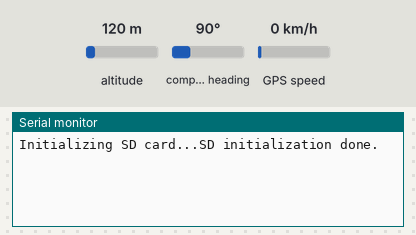
Simulated run of this sketch. Board: Arduino Mega 2560, built with avr-gcc and run on an emulated ATmega2560. Shown: the last lines printed to the serial monitor. The test bench sets the inputs (shaded band); at power-on: altitude 120 m, GPS speed 0 km/h, compass heading 90°. The local clock reads 2024-03-15 10:24:30 at power-on unless the sketch sets it; storage starts empty; the GPS gets a fix after 3 s at 37.7749, -122.4194 with 8 satellites.

Above: at 1.9 s.
2.0 s: altitude set to 20 m
At 4.8 s:
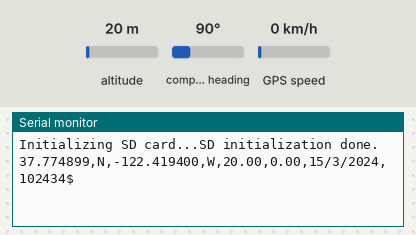
6.3 s: GPS speed set to 2 km/h
At 7.6 s:
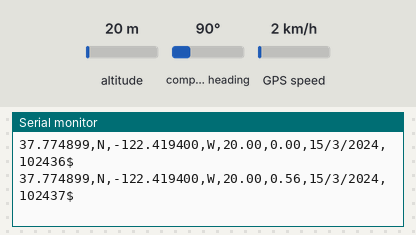
7.8 s: altitude set to 250 m
At 8.4 s:
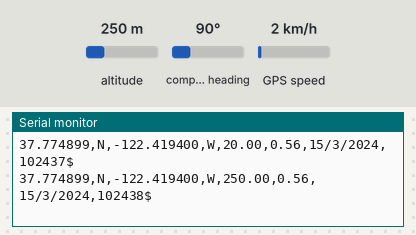

The sketch:

SavingGPSToSD.ino
```cpp
#include <TinyGPS++.h>
//This is the SD card read/write library

#include <SPI.h>
#include <SD.h>

const String fileName = "GPSData.txt";

//RTC
#include <Wire.h>
#include "RTClib.h"

RTC_PCF8523 rtc;

/*
   This sample sketch demonstrates the normal use of a TinyGPS++ (TinyGPSPlus) object.
   It requires the use of SoftwareSerial, and assumes that you have a
   4800-baud serial GPS device hooked up on pins 4(rx) and 3(tx).
*/
//NOTE PIN LOCATION
static const int RXPin = 5, TXPin = 3;
static const uint32_t GPSBaud = 9600;

// The TinyGPS++ object
TinyGPSPlus gps;

// file object instantiated

File myFile;

unsigned long previousMillis = 0;

const long interval = 1000;

void setup()
{
  Serial.begin(9600);
  Serial1.begin(GPSBaud);

  while (!Serial)
  {
    ; // wait for serial port to connect. Needed for native USB port only
  }

  Serial.print("Initializing SD card...");

  if (!SD.begin(10))
  {
    Serial.println("initialization failed!");
    while (1)
      ;
  }
  //this will remove the file if it exists to start fresh for a new recording
  if(SD.exists(fileName)){
    SD.remove(fileName);
    }
  Serial.println("SD initialization done.");

  rtc.begin();


}

void loop()
{
  //this wraps the whole funciton delaying the data input
  unsigned long currentMillis = millis();
  if (currentMillis - previousMillis >= interval)
  {
    previousMillis = currentMillis;
    //RTC date object
    DateTime now = rtc.now();

    while (Serial1.available() > 0)
      if (gps.encode(Serial1.read()))
      {

        if (gps.location.isValid())
        {
          String dataString;
          //String latitude = String(gps.location.lat(), 6);
          //String longitude = String(gps.location.lng(), 6);
          String today = String(now.day());
          String current_month = String(now.month());
          String current_year = String(now.year());
          String currentHour = String(now.hour());
          String current_date = (today + "/" + current_month + "/" + current_year);
          String currentMinute = String(now.minute());
          String currentSec = String(now.second());
          String currentAltitude = String(gps.altitude.meters());
          String currentSpeed = String(gps.speed.mps());
          dataString.concat(String(gps.location.lat(), 6));
          dataString.concat(',');
          dataString.concat('N');
          dataString.concat(',');
          dataString.concat(String(gps.location.lng(), 6));
          dataString.concat(',');
          dataString.concat('W');
          dataString.concat(',');
          dataString.concat(currentAltitude);
          dataString.concat(',');
          dataString.concat(currentSpeed);
          dataString.concat(',');
          dataString.concat(current_date);
          dataString.concat(',');
          dataString.concat(currentHour);
          dataString.concat(currentMinute);
          dataString.concat(currentSec);
          dataString.concat('$');

          myFile = SD.open(fileName, FILE_WRITE);
          if (myFile)
          {
            //save the textstring to the SD card
            Serial.println(dataString);
            myFile.println(dataString);
            // close the file:
            myFile.close();
          }
          else
          {
            // if the file didn't open, print an error:
            Serial.println("error opening test.txt");
          }
          break;
        }
      }
    //error handling
    if (millis() > 5000 && gps.charsProcessed() < 10)
    {
      Serial.println(F("No GPS detected: check wiring."));
      while (true)
        ;
    }
  }
}
```

Measured:
- after the input at 2.0 s, the serial monitor: prints a new line after 2.0 s (image 1)
- after the input at 6.3 s, the serial monitor: prints a new line after 0.73 s (image 2)
- after the input at 7.8 s, the serial monitor: prints a new line after 0.23 s (image 3)
